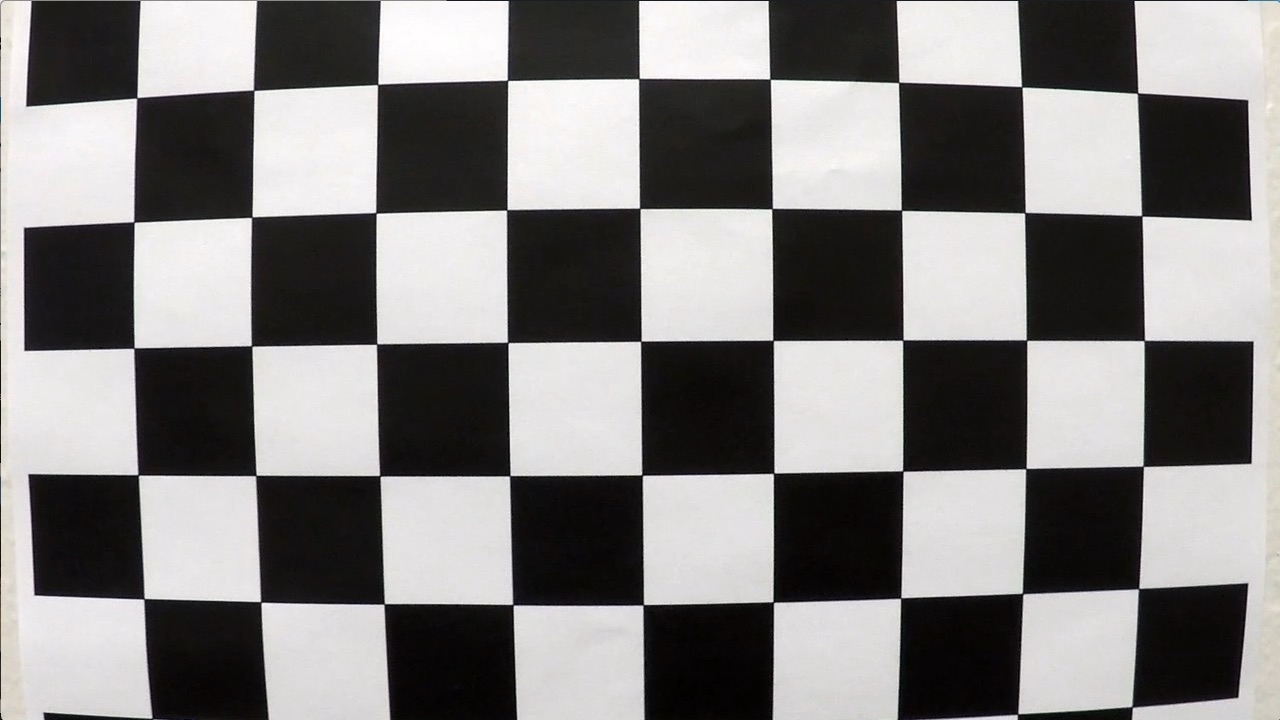
#> input picture camera_cal/calibration1.jpg, 1280 x 720 px; its folder holds 4 pictures in this run
$ jupyter execute --allow-errors AdvancedLaneFinding.ipynb   (shell and % lines are left out)
#> lines starting #> are read from the running program, lines starting #| are printed output that depends on the picture; after the words box and inside, x2 and y2 are one past the last pixel; in counts of white or black regions, pixels touching at a corner belong together
# Advanced Lane Finding

### Define the imports, classes and functions that will be used

[cell 1]
import numpy as np
import cv2
import glob
import matplotlib.pyplot as plt
import matplotlib.image as mpimg
from moviepy.editor import VideoFileClip
from collections import deque

# A simple function to display two images that is used to show the difference between the two images
def displayImageDiff(img1, img2, img1_string, img2_string, figsize, show_axis, tight_layout = False):
    f, (ax1, ax2) = plt.subplots(1, 2, figsize=figsize)
    ax1.imshow(cv2.cvtColor(img1, cv2.COLOR_BGR2RGB))
    ax1.set_title(img1_string, fontsize=18)
    ax2.imshow(cv2.cvtColor(img2, cv2.COLOR_BGR2RGB))
    ax2.set_title(img2_string, fontsize=18)
    if show_axis is False:
        ax1.axis('off')
        ax2.axis('off')
    if tight_layout is True:
        f.tight_layout()

"""
Remove distortion from images
It uses the calculate camera calibration matrix and distortion coefficients
to remove distortion from an image and output the undistorted image.
"""
# [12 lines left out: function undistort, not called in this run]

"""
This function transforms the undistorted image to a "birds eye view" of the road
which focuses only on the lane lines and displays them in such a way that they appear
to be relatively parallel to eachother.
"""
# Perform perspective transform
# [204 lines left out: functions birds_eye, apply_thresholds, fill_lane, not called in this run]

"""
A line class for the lines to store attributes
about the lane lines from one frame to the next.
Inside the class I will define several functions
which will be used to detect the pixels belonging to each lane line.
"""
class Line:
    def __init__(self):
        # Was the line found in the previous frame?
        self.found = False

        # Remember x and y values of lanes in previous frame
        self.X = None
        self.Y = None

        # Store recent x intercepts for averaging across frames
        self.x_int = deque(maxlen=10)
        self.top = deque(maxlen=10)

        # Remember previous x intercept to compare against current one
        self.lastx_int = None
        self.last_top = None

        # Remember radius of curvature
        self.radius = None

        # Store recent polynomial coefficients for averaging across frames
        self.fit0 = deque(maxlen=10)
        self.fit1 = deque(maxlen=10)
        self.fit2 = deque(maxlen=10)
        self.fitx = None
        self.pts = []

        # Count the number of frames
        self.count = 0

    """
    This function is applied when the lane lines have been detected in the previous frame.
    It uses a sliding window to search for lane pixels in close proximity (+/- 25 pixels in the x direction)
    around the previous detected polynomial.
    """
    # [19 lines left out: function found_search, not called in this run]

    """
    This function is applied in the first few frames and/or if the lane was not successfully detected
    in the previous frame. It uses a slinding window approach to detect peaks in a histogram of the
    binary thresholded image. Pixels in close proimity to the detected peaks are considered to belong
    to the lane lines.
    """
    # [44 lines left out: functions blind_search, radius_of_curvature, sort_vals, get_intercepts, not called in this run]

"""
This function processes a video frame by frame and outputs
an annotated video with lane lines, radius of curvature and distance from center.
"""
# [166 lines left out: function process_vid, not called in this run]

print("All the functions and classes are loaded")

### Step 1: Distortion Correction

Distort the images so that we can get the correct information out of them because our world is in 3D but cameras are recording in 2D and some parts of the image can be distorted.

[cell 2]
objp = np.zeros((6*9,3), np.float32)
objp[:,:2] = np.mgrid[0:9, 0:6].T.reshape(-1,2)

objpoints = [] # 3d points in real world space
imgpoints = [] # 2d points in image plane.

# Get the images from the folder
images = glob.glob('camera_cal/calibration*.jpg')

# Read and correct every image
for idx, fname in enumerate(images):
    img = cv2.imread(fname)
#> img is the input picture: shape (720, 1280, 3); mean B, G, R 127.8, 128.4, 130.1
    gray = cv2.cvtColor(img, cv2.COLOR_BGR2GRAY)

    # Find the chessboard corners
    ret, corners = cv2.findChessboardCorners(gray, (9,6), None)
#> ret = False; corners = None

    # If found, add object points, image points
    if ret == True:
        objpoints.append(objp)
        imgpoints.append(corners)

        # Draw and display the corners
        cv2.drawChessboardCorners(img, (9,6), corners, ret)
        displayImageDiff(mpimg.imread(fname), img, 'Original Image', 'With Corners', (8,4), False)
#> pass 2 of the loop `for idx, fname in enumerate(images):`:
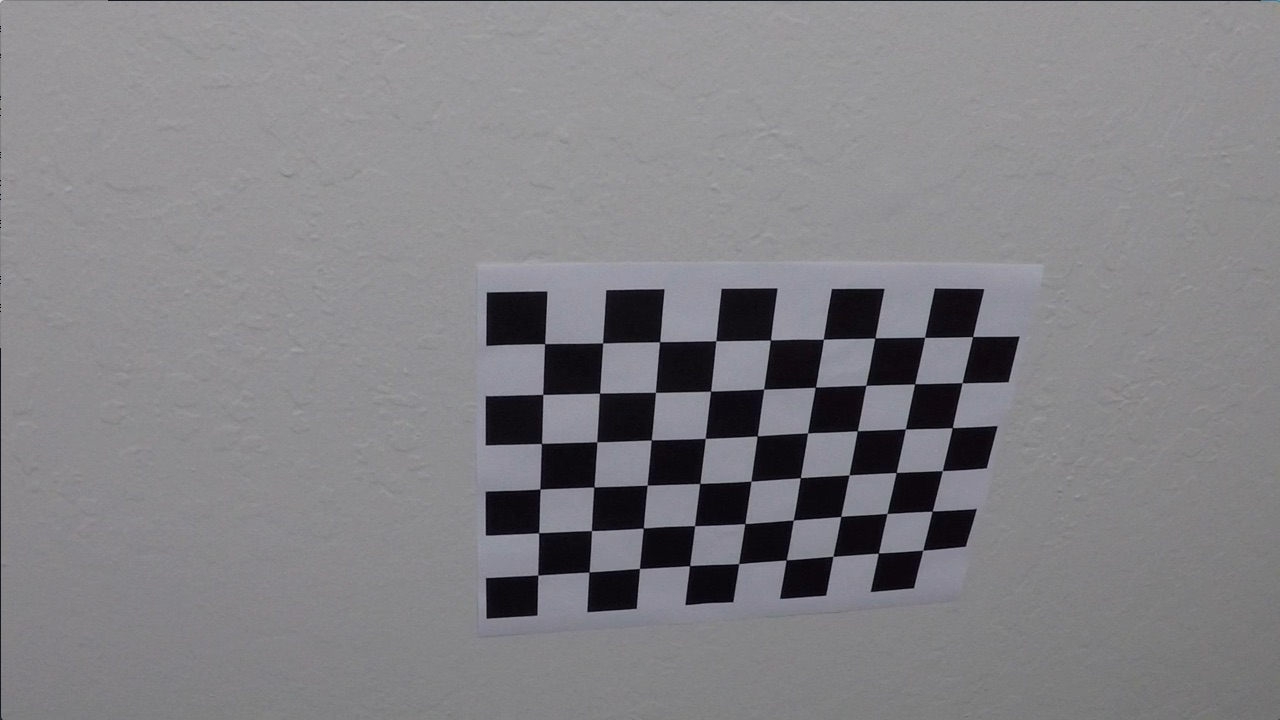
#> input picture camera_cal/calibration10.jpg, 1280 x 720 px
#> img is the input picture: shape (720, 1280, 3); mean B, G, R 133.1, 129.4, 130.2
#> ret = True; corners = 54 rows, first 8: [545.3, 343.1], [602.7, 342.8], [660.1, 341.3], [715.8, 340.7], [770.6, 340], [823.5, 339.2], [874.3, 338.5], [925.1, 337.4]
#> `cv2.drawChessboardCorners(img, (9,6), corners, ret)`:
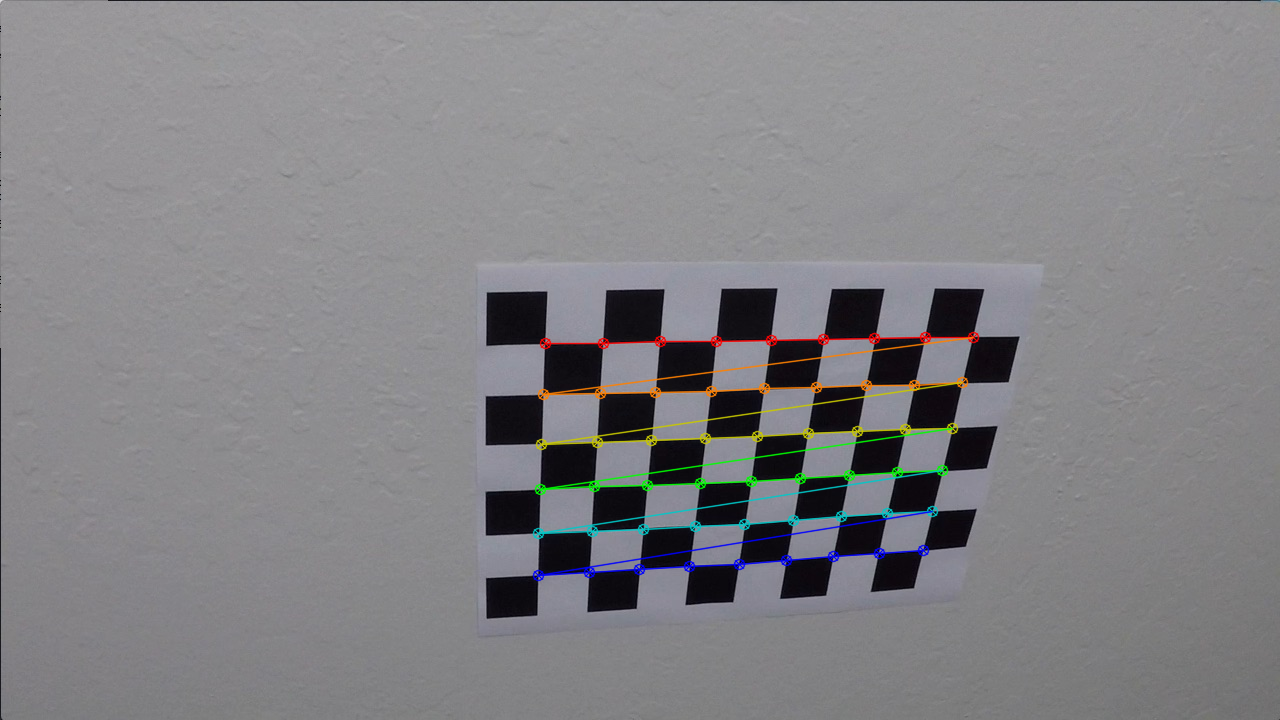
#> img: shape (720, 1280, 3); 1.91% of pixels changed, all inside (x1, y1, x2, y2) = (532, 331, 980, 582)
#> pass 3 of the loop `for idx, fname in enumerate(images):`:
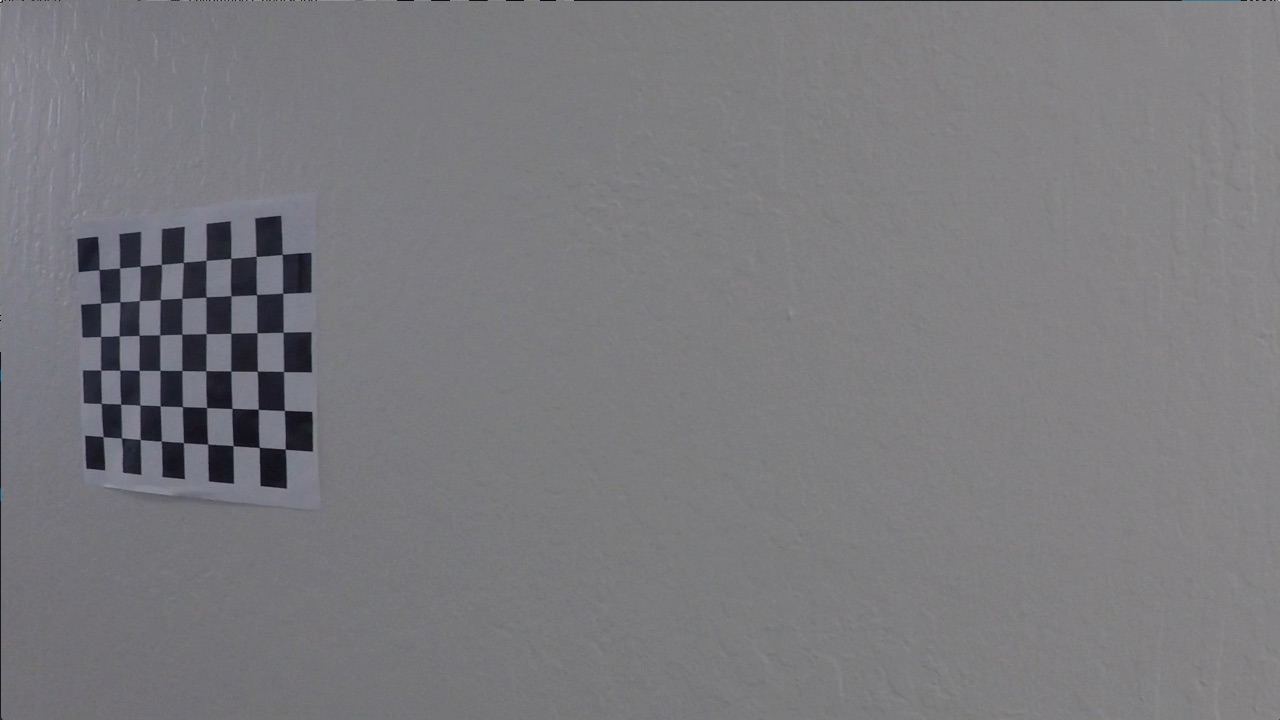
#> input picture camera_cal/calibration11.jpg, 1280 x 720 px
#> img is the input picture: shape (720, 1280, 3); mean B, G, R 125.2, 121.7, 122.2
#> corners = 54 rows, first 8: [99.22, 269.6], [119.6, 268], [140.1, 266.1], [161.3, 264.5], [183.3, 262.5], [206.1, 260.3], [230.7, 258.2], [256.2, 256.3]
#> `cv2.drawChessboardCorners(img, (9,6), corners, ret)`:
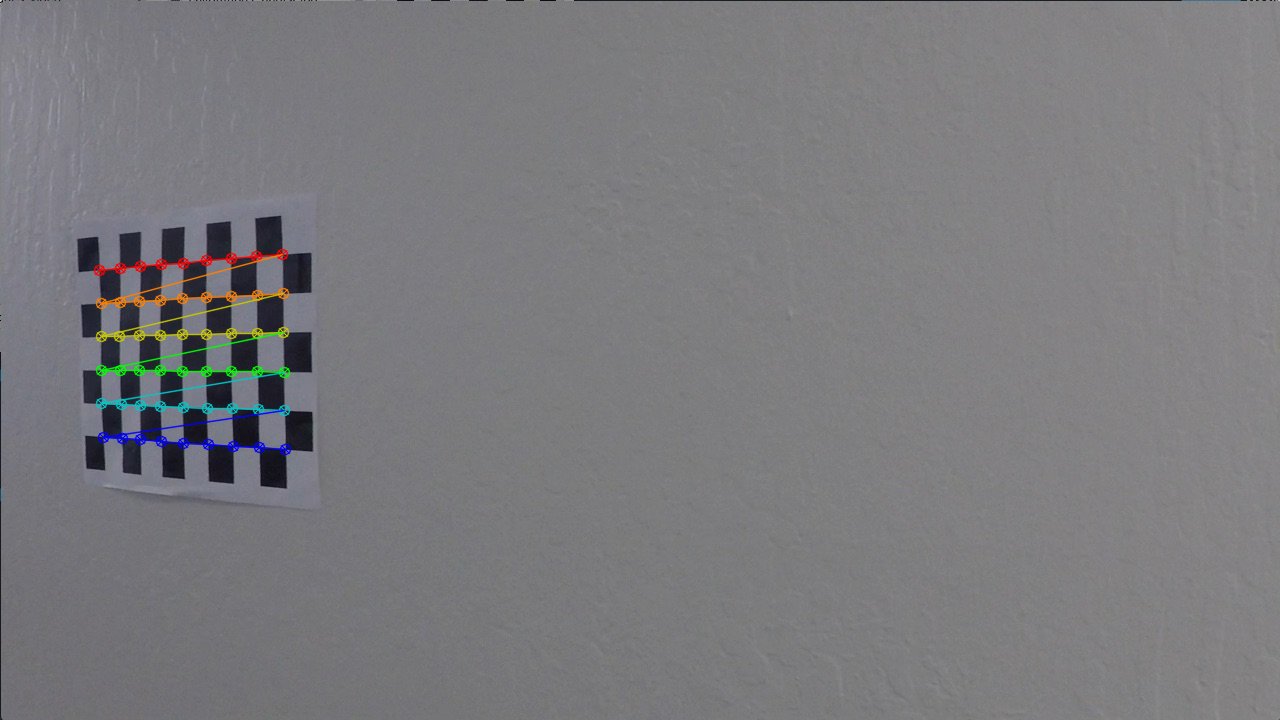
#> img: shape (720, 1280, 3); 1.11% of pixels changed, all inside (x1, y1, x2, y2) = (93, 248, 292, 456)
#> the loop made 4 passes; the first 3 are shown
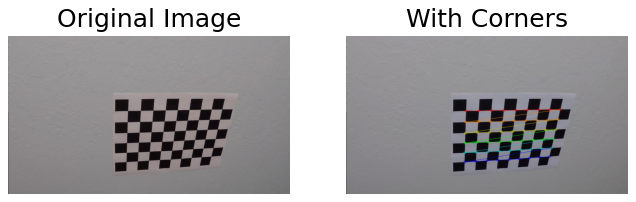
#> figure drawn by matplotlib, 2 panels; B, G, R data is drawn as R, G, B
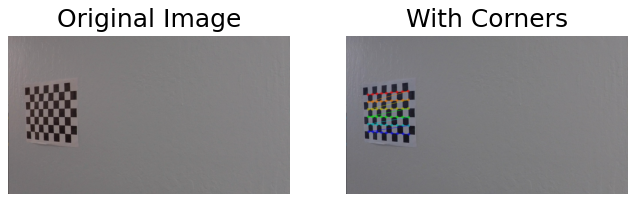
#> figure drawn by matplotlib, 2 panels; B, G, R data is drawn as R, G, B
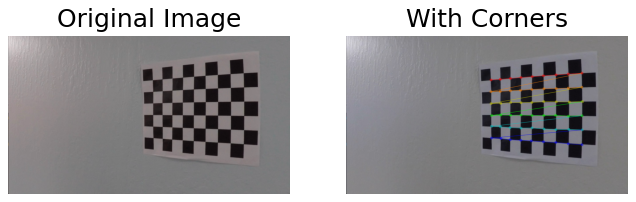
#> figure drawn by matplotlib, 2 panels; B, G, R data is drawn as R, G, B

Next I will use the `undistort()` function which uses the calculate camera calibration matrix and distortion coefficients to remove distortion from an image and output the undistorted image.

[cell 3]
# Apply undistort function on the images
images = glob.glob('test_images/test*.jpg')
#> images = []
for image in images:
    undistort(image)
